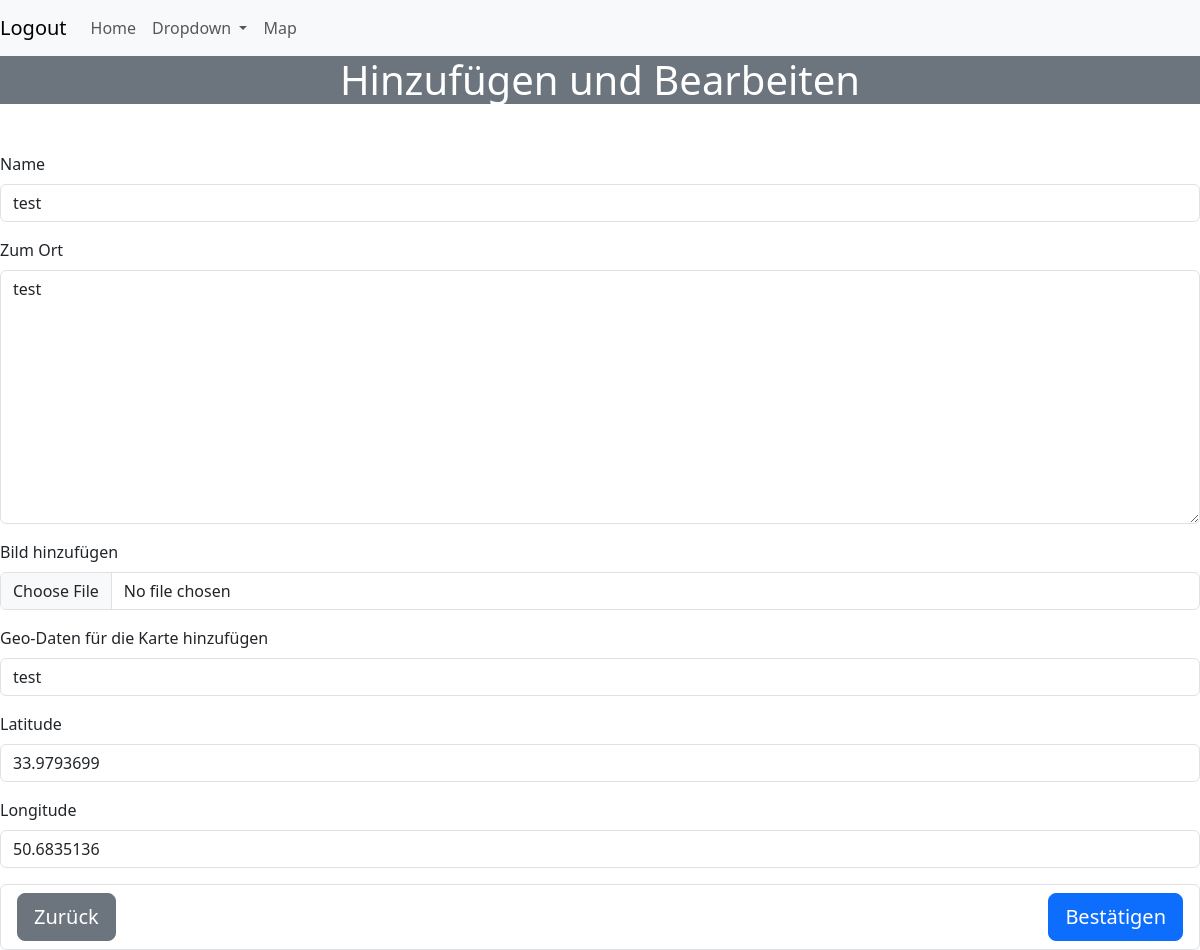
The app's page /places/edit/32 (signed in), older data.
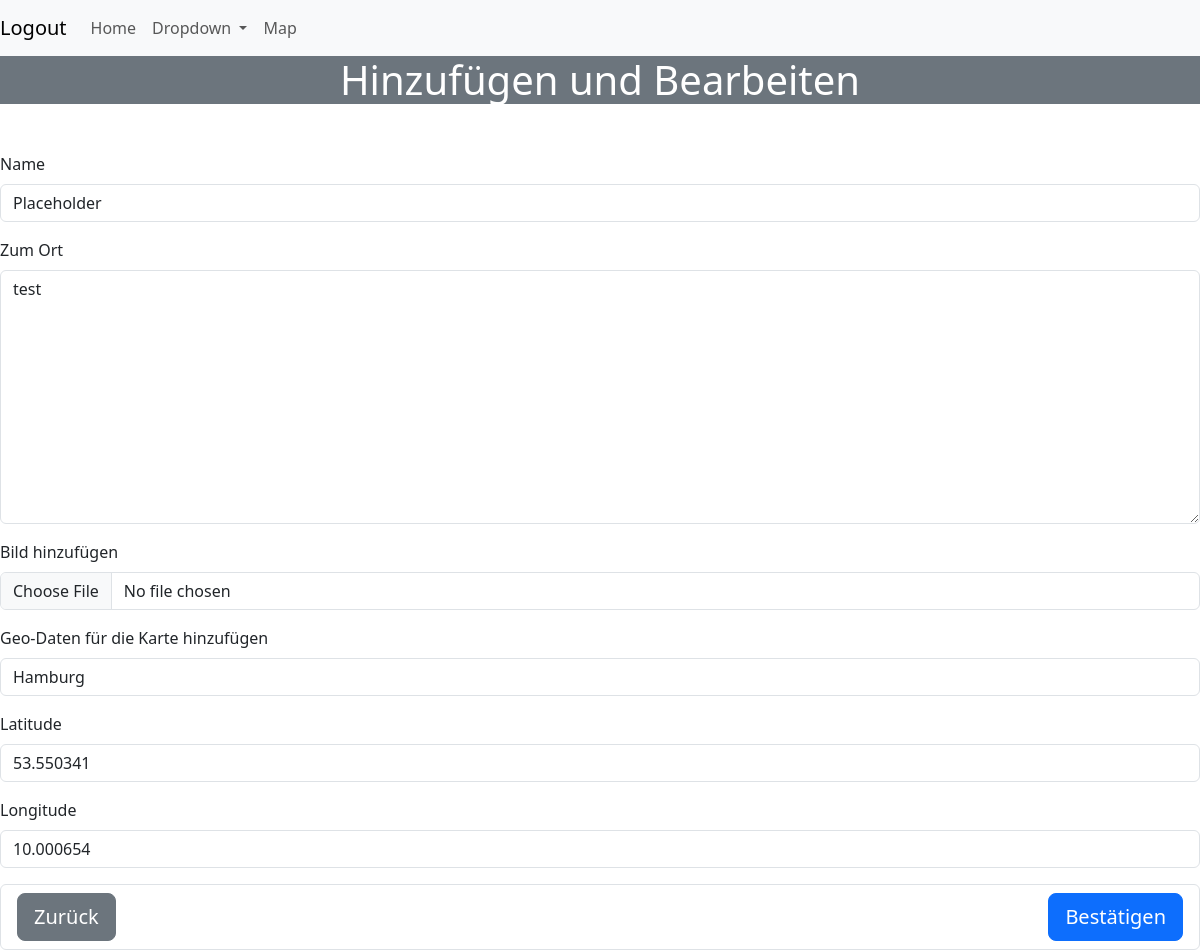
The same page, newer data.
### Forgotten/models.py (models this page shows, shortened)
class Places(models.Model):
    class Meta:
        verbose_name_plural = 'Places'
    name = models.CharField(max_length=30)
    story_field = models.TextField(blank=True)
    upload_picture = models.ImageField(null="True", blank="True", upload_to='media/')
    location_map = models.CharField(max_length=40)
    ctime = models.DateTimeField(auto_now_add=True)
    uptime = models.DateTimeField(auto_now=True)
    latitude = models.FloatField(null=True, blank=True)
    longitude = models.FloatField(null=True, blank=True)

### Forgotten/views.py (the view)
# urls.py: path('places/edit/<int:pk>', place_details, name='edit_place'),
@login_required()
def place_details(request, pk=None):
    if pk:
        places = Places.objects.get(pk=pk)
    else:
        places = Places()
    if request.method == 'POST':
        form = PlacesForm(request.POST, files=request.FILES, instance=places)
        if form.is_valid():
            place = form.save(commit=False)
            geocoder = Geocoding()
            coordinates = geocoder.get_coordinates(place.location_map)
            if coordinates:
                place.longitude, place.latitude = coordinates
            place.save()
            messages.success(request, 'Ort gespeichert.')
            return HttpResponseRedirect(reverse_lazy('place_list'))
        else:
            messages.error(request, 'Fehler bei der verarbeitung.')
    else:
        form = PlacesForm(instance=places)
    return render(request, 'Forgotten/place_details.html', {'page_title': 'Hinzufügen und Bearbeiten',
                                                            'form': form})

### Forgotten/forms.py
class PlacesForm(ModelForm):
    class Meta:
        model = Places
        exclude = ()
        labels = {'story_field': 'Zum Ort',
                  'upload_picture': 'Bild hinzufügen',
                  'location_map': 'Geo-Daten für die Karte hinzufügen'}

### templates/Forgotten/place_details.html (shortened to what this page needs)
{% extends 'Forgotten/base.html' %}
{% load bootstrap5 %}
{% block content %}
    <form action="" enctype="multipart/form-data" method="POST" class="form-row">
    {% bootstrap_form form %}
    <ul class="list-group">
        <li class="list-group-item">
            <a href="{% url 'place_list' %}" class="btn btn-secondary btn-lg">Zurück</a>
            <button type="submit" class="btn btn-primary btn-lg float-end float-end">Bestätigen</button>
        </li>
    </ul>
{% endblock %}

### templates/Forgotten/base.html (shortened to what this page needs)
{% load bootstrap5 %}
{% load static %}
<!DOCTYPE html>
<link rel="stylesheet" href="https://api.mapbox.com/mapbox-gl-js/v2.9.1/mapbox-gl.css">
<link rel="stylesheet" href="https://api.mapbox.com/mapbox-gl-js/plugins/mapbox-gl-geocoder/v5.0.1-dev/mapbox-gl-geocoder.css" type="text/css"/>
<link href="https://api.mapbox.com/mapbox-assembly/v1.3.0/assembly.min.css" rel="stylesheet">
<link rel="stylesheet" href="{% static 'styling/style.css' %}"/>
<link rel="stylesheet" href="{% static 'styling/style.css' %}">
<html lang="en">
<head>
    {% bootstrap_css %}
</head>
<body>
<nav class="navbar navbar-expand-lg navbar-light bg-light">
    {% if user.is_authenticated %}
        <a class="navbar-brand" href="{% url 'logout' %}">Logout</a>
    {% else %}
        <a class="navbar-brand" href="/login">Login</a>
        <button class="navbar-toggler" type="button" data-toggle="collapse" data-target="#navbarSupportedContent"
                aria-controls="navbarSupportedContent" aria-expanded="false" aria-label="Toggle navigation">
            <span class="navbar-toggler-icon"></span>
        </button>
    {% endif %}
    <div class="collapse navbar-collapse" id="navbarSupportedContent">
        <ul class="navbar-nav mr-auto">
            <li class="nav-item active">
                <a class="nav-link" href="/">Home</a>
            </li>
            <li class="nav-item dropdown">
                <a class="nav-link dropdown-toggle" href="#" id="navbarDropdownMenuLink" role="button" data-toggle="dropdown"
                   aria-haspopup="true" aria-expanded="false">
                    Dropdown
                </a>
            </li>
            {% if user.is_authenticated %}
                <li>
                    <a class="nav-link" href="/map">Map</a>
                </li>
             {% endif %}
        </ul>
    </div>
</nav>
<h1 class="text-center mb-5 bg-secondary text-white background">{{ page_title }}</h1>
{% block content %}
    {% load static %}
{% endblock %}
</body>
</html>

### Forgotten/static/styling/style.css (style rules this page uses)
.navbar { position: relative; z-index: 1000; }
body { margin: 0; padding: 0; }

Row changes from the older to the newer data that the page shows:
changed Places "test": name "test" → "Placeholder"; location_map "test" → "Hamburg"; latitude "33.9793699" → "53.550341"; longitude "50.6835136" → "10.000654"
